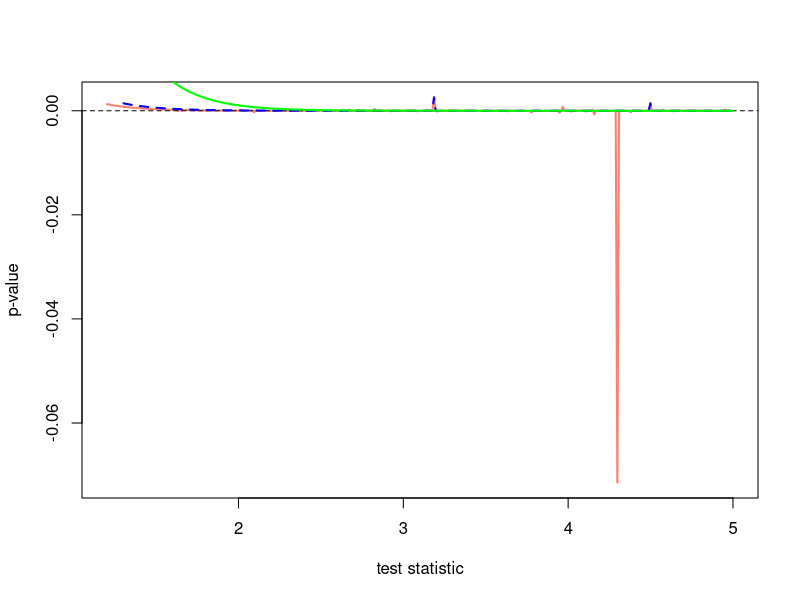

R code for this plot:
#setwd('/home/tba3/Desktop/today/ks-test/JSS')

  cvm.stat.disc <- function(x,y, type=c("W2", "U2", "A2")) {
    type <- match.arg(type)
    I <- knots(y)
    N <- length(x)
    e <- diff(c(0,N*y(I)))
    obs <- rep(0, length(I))
    for(j in 1:length(I)) {
      obs[j] <- length(which(x == I[j]))
    }
    S <- cumsum(obs)
    T <- cumsum(e)
    H <- T/N
    p <- e/N
    t <- (p + p[c(2:length(p), 1)])/2
    Z <- S - T
    Zbar <- sum(Z*t)

    S0 <- diag(p) - p %*% t(p)
    A <- matrix(1, length(p), length(p))
    A <- apply(row(A) >= col(A),2, as.numeric)
    E <- diag(t)
    One <- rep(1, nrow(E))
    K <- diag(0, length(H))
    diag(K)[-length(H)] <- 1/(H[-length(H)]*(1-H[-length(H)]))
    Sy <- A %*% S0 %*% t(A)
    M <- switch(type, W2 = E,
                U2 = (diag(1, nrow(E)) - 
                      E%*%One%*%t(One))%*%E%*%(diag(1, nrow(E)) -
                      One%*%t(One)%*%E),
                A2 = E%*%K)
    lambda <- eigen(M%*%Sy)$values

    STAT <- switch(type, W2 = sum(Z^2*t)/N, U2 = sum((Z-Zbar)^2*t)/N,
                   A2 = sum((Z^2*t/(H*(1-H) ))[-length(I)])/N)

    return(c(STAT, lambda))
  } # End cvm.stat()


  cvm.pval <- function(STAT, lambda, good=TRUE) {

    x <- STAT

    theta <- function(u) {
      VAL <- 0
      for(i in 1:length(lambda)) {
         VAL <- VAL + 0.5*atan(lambda[i]*u)
      }
      return(VAL - 0.5*x*u)
    }

    rho <- function(u) {
      VAL <- 0
      for(i in 1:length(lambda)) {
        VAL <- VAL + log(1 + lambda[i]^2*u^2)     
      }
      VAL <- exp(VAL*0.25)
      return(VAL)
    }

    fun <- function(u) return(sin(theta(u))/(u*rho(u)))

    pval <- 0
    try(pval <- 0.5 + integrate(fun, 0, Inf, subdivisions=1e6)$value/pi,
        silent=TRUE)
    if(pval > 0.001 || good == FALSE) return(pval)
    if(pval <= 0.001 & good == TRUE) {
      df <- sum(lambda != 0)
      return(dchisq(STAT/max(lambda),df))
    }
  } # End cvm.pval()

#lambda <- sort(runif(10))
#lambda <- sort(c(0.020837 , 0.342575 , 0.531838 , 0.604825 , 0.645453 , 0.706874 , 0.750545 , 0.776914 , 0.810034 , 0.880271))
set.seed(42)
y <- ecdf(1:3)
x <- sample(1:3, replace=TRUE)
lambda <- cvm.stat.disc(x,y,'W2')[-1]
cvm.pval(1, lambda)

I <- seq(0,5,length.out=500)
y <- rep(NA, length(I))
for(i in 1:length(I)) {
  y[i] <- cvm.pval(I[i], lambda, good=TRUE)
}
z <- rep(NA, length(I))
for(i in 1:length(I)) {
  z[i] <- cvm.pval(I[i], lambda, good=FALSE)
}
w <- rep(NA, length(I))
for(i in 1:length(I)) {
  STAT <- I[i]
  logf <- function(t) {
    ans <- -t*STAT
    ans <- ans - 0.5*sum( log(1-2*t*lambda) )
    return(ans)
  }
  est2 <- exp(nlm(logf, 1/(4*max(lambda)))$minimum)
  #est2 <- exp(optimize(logf, interval=c(0,1/(2*max(lambda))))[[1]])
  w[i] <- est2
}



#pdf('fig1.pdf', height=6, width=8)
coff <- 1.2
coff2 <- 1.3
plot(I[I > coff], z[I > coff], type='l', xlab='test statistic', ylab='p-value', col='salmon', lwd=2)
abline(h=0, lty=2)
lines(I[I > coff2], y[I > coff2], lty=2, col='blue', lwd=2)
lines(I[I > coff], w[I > coff], col='green', lwd=2)
#dev.off()
